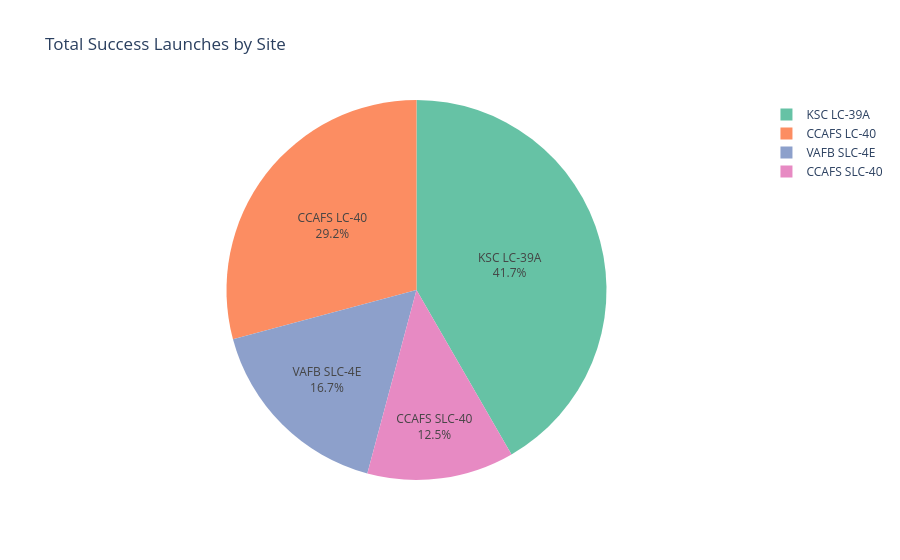

Notebook code for this chart:
### Code cell
# Slide 39: Pie Chart for All Sites
fig1 = px.pie(
    spacex_df, 
    values='class', 
    names='Launch Site', 
    title='Total Success Launches by Site',
    color_discrete_sequence=px.colors.qualitative.Set2
)
fig1.update_traces(textposition='inside', textinfo='percent+label')
fig1.show()

### Figure 1 — Plotly figure (JSON) as saved in the notebook; plotly's stock layout.template omitted (floating-point values rounded to 4 significant figures)
{"data": [{"domain": {"x": [0, 1], "y": [0, 1]}, "hovertemplate": "Launch Site=%{label}<br>class=%{value}<extra></extra>", "labels": ["CCAFS LC-40", "CCAFS LC-40", "CCAFS LC-40", "CCAFS LC-40", "CCAFS LC-40", "CCAFS LC-40", "CCAFS LC-40", "CCAFS LC-40", "CCAFS LC-40", "CCAFS LC-40", "CCAFS LC-40", "CCAFS LC-40", "CCAFS LC-40", "CCAFS LC-40", "CCAFS LC-40", "CCAFS LC-40", "CCAFS LC-40", "CCAFS LC-40", "CCAFS LC-40", "CCAFS LC-40", "CCAFS LC-40", "CCAFS LC-40", "CCAFS LC-40", "CCAFS LC-40", "CCAFS LC-40", "CCAFS LC-40", "VAFB SLC-4E", "VAFB SLC-4E", "VAFB SLC-4E", "VAFB SLC-4E", "VAFB SLC-4E", "VAFB SLC-4E", "VAFB SLC-4E", "VAFB SLC-4E", "VAFB SLC-4E", "VAFB SLC-4E", "KSC LC-39A", "KSC LC-39A", "KSC LC-39A", "KSC LC-39A", "KSC LC-39A", "KSC LC-39A", "KSC LC-39A", "KSC LC-39A", "KSC LC-39A", "KSC LC-39A", "KSC LC-39A", "KSC LC-39A", "KSC LC-39A", "CCAFS SLC-40", "CCAFS SLC-40", "CCAFS SLC-40", "CCAFS SLC-40", "CCAFS SLC-40", "CCAFS SLC-40", "CCAFS SLC-40"], "legendgroup": "", "name": "", "showlegend": true, "textinfo": "percent+label", "textposition": "inside", "type": "pie", "values": [0, 0, 0, 0, 0, 0, 0, 0, 0, 0, 0, 0, 0, 0, 0, 0, 0, 1, 1, 0, 1, 1, 1, 0, 1, 1, 0, 0, 1, 1, 1, 1, 0, 0, 0, 0, 1, 0, 1, 1, 0, 1, 1, 0, 1, 1, 1, 1, 1, 1, 1, 0, 0, 0, 1, 0]}], "layout": {"legend": {"tracegroupgap": 0}, "piecolorway": ["rgb(102,194,165)", "rgb(252,141,98)", "rgb(141,160,203)", "rgb(231,138,195)", "rgb(166,216,84)", "rgb(255,217,47)", "rgb(229,196,148)", "rgb(179,179,179)"], "title": {"text": "Total Success Launches by Site"}}}
